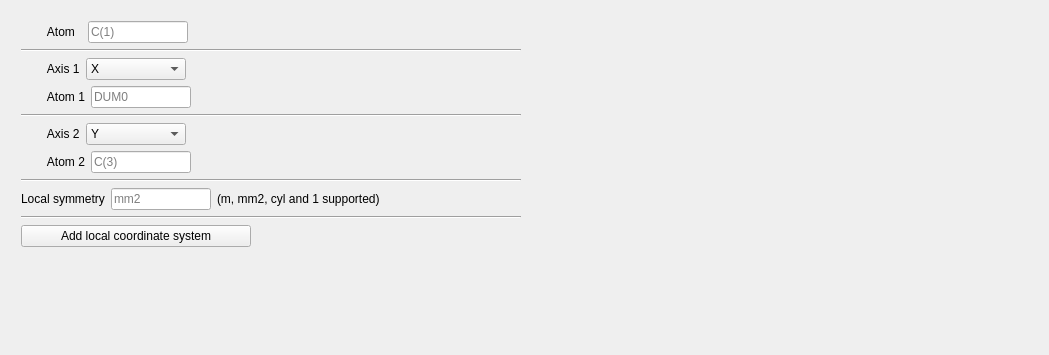
            <widget class="QWidget" name="page_21">
             <property name="geometry">
              <rect>
               <x>0</x>
               <y>0</y>
               <width>1049</width>
               <height>355</height>
              </rect>
             </property>
             <attribute name="label">
              <string>Add local coordinate system</string>
             </attribute>
             <layout class="QGridLayout" name="gridLayout_30">
              <item row="0" column="0">
               <layout class="QVBoxLayout" name="verticalLayout_46">
                <property name="leftMargin">
                 <number>10</number>
                </property>
                <property name="topMargin">
                 <number>10</number>
                </property>
                <property name="rightMargin">
                 <number>10</number>
                </property>
                <property name="bottomMargin">
                 <number>10</number>
                </property>
                <item>
                 <layout class="QHBoxLayout" name="horizontalLayout_48">
                  <item>
                   <widget class="QLabel" name="label_39">
                    <property name="sizePolicy">
                     <sizepolicy hsizetype="Preferred" vsizetype="Preferred">
                      <horstretch>0</horstretch>
                      <verstretch>0</verstretch>
                     </sizepolicy>
                    </property>
                    <property name="text">
                     <string>        Atom  </string>
                    </property>
                   </widget>
                  </item>
                  <item>
                   <widget class="QLineEdit" name="alcsPAtomInput">
                    <property name="maximumSize">
                     <size>
                      <width>100</width>
                      <height>16777215</height>
                     </size>
                    </property>
                    <property name="placeholderText">
                     <string>C(1)</string>
                    </property>
                   </widget>
                  </item>
                  <item>
                   <spacer name="horizontalSpacer">
                    <property name="orientation">
                     <enum>Qt::Horizontal</enum>
                    </property>
                    <property name="sizeHint" stdset="0">
                     <size>
                      <width>40</width>
                      <height>20</height>
                     </size>
                    </property>
                   </spacer>
                  </item>
                 </layout>
                </item>
                <item>
                 <widget class="Line" name="line_10">
                  <property name="maximumSize">
                   <size>
                    <width>500</width>
                    <height>16777215</height>
                   </size>
                  </property>
                  <property name="orientation">
                   <enum>Qt::Horizontal</enum>
                  </property>
                 </widget>
                </item>
                <item>
                 <layout class="QHBoxLayout" name="horizontalLayout_49">
                  <item>
                   <widget class="QLabel" name="label_44">
                    <property name="text">
                     <string>        Axis 1</string>
                    </property>
                   </widget>
                  </item>
                  <item>
                   <widget class="QComboBox" name="alcsAxis1Input">
                    <property name="minimumSize">
                     <size>
                      <width>100</width>
                      <height>0</height>
                     </size>
                    </property>
                    <property name="currentText">
                     <string>X</string>
                    </property>
                    <property name="currentIndex">
                     <number>0</number>
                    </property>
                    <item>
                     <property name="text">
                      <string>X</string>
                     </property>
                    </item>
                    <item>
                     <property name="text">
                      <string>Y</string>
                     </property>
                    </item>
                    <item>
                     <property name="text">
                      <string>Z</string>
                     </property>
                    </item>
                   </widget>
                  </item>
                  <item>
                   <spacer name="horizontalSpacer_20">
                    <property name="orientation">
                     <enum>Qt::Horizontal</enum>
                    </property>
                    <property name="sizeHint" stdset="0">
                     <size>
                      <width>40</width>
                      <height>20</height>
                     </size>
                    </property>
                   </spacer>
                  </item>
                 </layout>
                </item>
                <item>
                 <layout class="QHBoxLayout" name="horizontalLayout_53">
                  <item>
                   <widget class="QLabel" name="label_45">
                    <property name="text">
                     <string>        Atom 1</string>
                    </property>
                   </widget>
                  </item>
                  <item>
                   <widget class="QLineEdit" name="alcsAtom1Input">
                    <property name="maximumSize">
                     <size>
                      <width>100</width>
                      <height>16777215</height>
                     </size>
                    </property>
                    <property name="placeholderText">
                     <string>DUM0</string>
                    </property>
                   </widget>
                  </item>
                  <item>
                   <spacer name="horizontalSpacer_21">
                    <property name="orientation">
                     <enum>Qt::Horizontal</enum>
                    </property>
                    <property name="sizeHint" stdset="0">
                     <size>
                      <width>40</width>
                      <height>20</height>
                     </size>
                    </property>
                   </spacer>
                  </item>
                 </layout>
                </item>
                <item>
                 <widget class="Line" name="line">
                  <property name="maximumSize">
                   <size>
                    <width>500</width>
                    <height>16777215</height>
                   </size>
                  </property>
                  <property name="orientation">
                   <enum>Qt::Horizontal</enum>
                  </property>
                 </widget>
                </item>
                <item>
                 <layout class="QHBoxLayout" name="horizontalLayout_54">
                  <item>
                   <widget class="QLabel" name="label_46">
                    <property name="text">
                     <string>        Axis 2</string>
                    </property>
                   </widget>
                  </item>
                  <item>
                   <widget class="QComboBox" name="alcsAxis2Input">
                    <property name="minimumSize">
                     <size>
                      <width>100</width>
                      <height>0</height>
                     </size>
                    </property>
                    <property name="currentIndex">
                     <number>1</number>
                    </property>
                    <item>
                     <property name="text">
                      <string>X</string>
                     </property>
                    </item>
                    <item>
                     <property name="text">
                      <string>Y</string>
                     </property>
                    </item>
                    <item>
                     <property name="text">
                      <string>Z</string>
                     </property>
                    </item>
                   </widget>
                  </item>
                  <item>
                   <spacer name="horizontalSpacer_22">
                    <property name="orientation">
                     <enum>Qt::Horizontal</enum>
                    </property>
                    <property name="sizeHint" stdset="0">
                     <size>
                      <width>40</width>
                      <height>20</height>
                     </size>
                    </property>
                   </spacer>
                  </item>
                 </layout>
                </item>
                <item>
                 <layout class="QHBoxLayout" name="horizontalLayout_55">
                  <item>
                   <widget class="QLabel" name="label_47">
                    <property name="text">
                     <string>        Atom 2</string>
                    </property>
                   </widget>
                  </item>
                  <item>
                   <widget class="QLineEdit" name="alcsAtom2Input">
                    <property name="maximumSize">
                     <size>
                      <width>100</width>
                      <height>16777215</height>
                     </size>
                    </property>
                    <property name="placeholderText">
                     <string>C(3)</string>
                    </property>
                   </widget>
                  </item>
                  <item>
                   <spacer name="horizontalSpacer_23">
                    <property name="orientation">
                     <enum>Qt::Horizontal</enum>
                    </property>
                    <property name="sizeHint" stdset="0">
                     <size>
                      <width>40</width>
                      <height>20</height>
                     </size>
                    </property>
                   </spacer>
                  </item>
                 </layout>
                </item>
                <item>
                 <widget class="Line" name="line_9">
                  <property name="maximumSize">
                   <size>
                    <width>500</width>
                    <height>16777215</height>
                   </size>
                  </property>
                  <property name="orientation">
                   <enum>Qt::Horizontal</enum>
                  </property>
                 </widget>
                </item>
                <item>
                 <layout class="QHBoxLayout" name="horizontalLayout_56">
                  <item>
                   <widget class="QLabel" name="label_48">
                    <property name="text">
                     <string>Local symmetry</string>
                    </property>
                   </widget>
                  </item>
                  <item>
                   <widget class="QLineEdit" name="alcsLocSymInput">
                    <property name="maximumSize">
                     <size>
                      <width>100</width>
                      <height>16777215</height>
                     </size>
                    </property>
                    <property name="placeholderText">
                     <string>mm2</string>
                    </property>
                   </widget>
                  </item>
                  <item>
                   <widget class="QLabel" name="label_49">
                    <property name="text">
                     <string>(m, mm2, cyl and 1 supported)</string>
                    </property>
                   </widget>
                  </item>
                  <item>
                   <spacer name="horizontalSpacer_24">
                    <property name="orientation">
                     <enum>Qt::Horizontal</enum>
                    </property>
                    <property name="sizeHint" stdset="0">
                     <size>
                      <width>40</width>
                      <height>20</height>
                     </size>
                    </property>
                   </spacer>
                  </item>
                 </layout>
                </item>
                <item>
                 <widget class="Line" name="line_12">
                  <property name="maximumSize">
                   <size>
                    <width>500</width>
                    <height>16777215</height>
                   </size>
                  </property>
                  <property name="orientation">
                   <enum>Qt::Horizontal</enum>
                  </property>
                 </widget>
                </item>
                <item>
                 <widget class="QPushButton" name="alcsBut">
                  <property name="maximumSize">
                   <size>
                    <width>230</width>
                    <height>16777215</height>
                   </size>
                  </property>
                  <property name="layoutDirection">
                   <enum>Qt::LeftToRight</enum>
                  </property>
                  <property name="text">
                   <string>Add local coordinate system</string>
                  </property>
                 </widget>
                </item>
                <item>
                 <widget class="QLabel" name="alcsStatusLab">
                  <property name="text">
                   <string/>
                  </property>
                 </widget>
                </item>
                <item>
                 <spacer name="verticalSpacer_26">
                  <property name="orientation">
                   <enum>Qt::Vertical</enum>
                  </property>
                  <property name="sizeHint" stdset="0">
                   <size>
                    <width>20</width>
                    <height>40</height>
                   </size>
                  </property>
                 </spacer>
                </item>
               </layout>
              </item>
             </layout>
            </widget>
